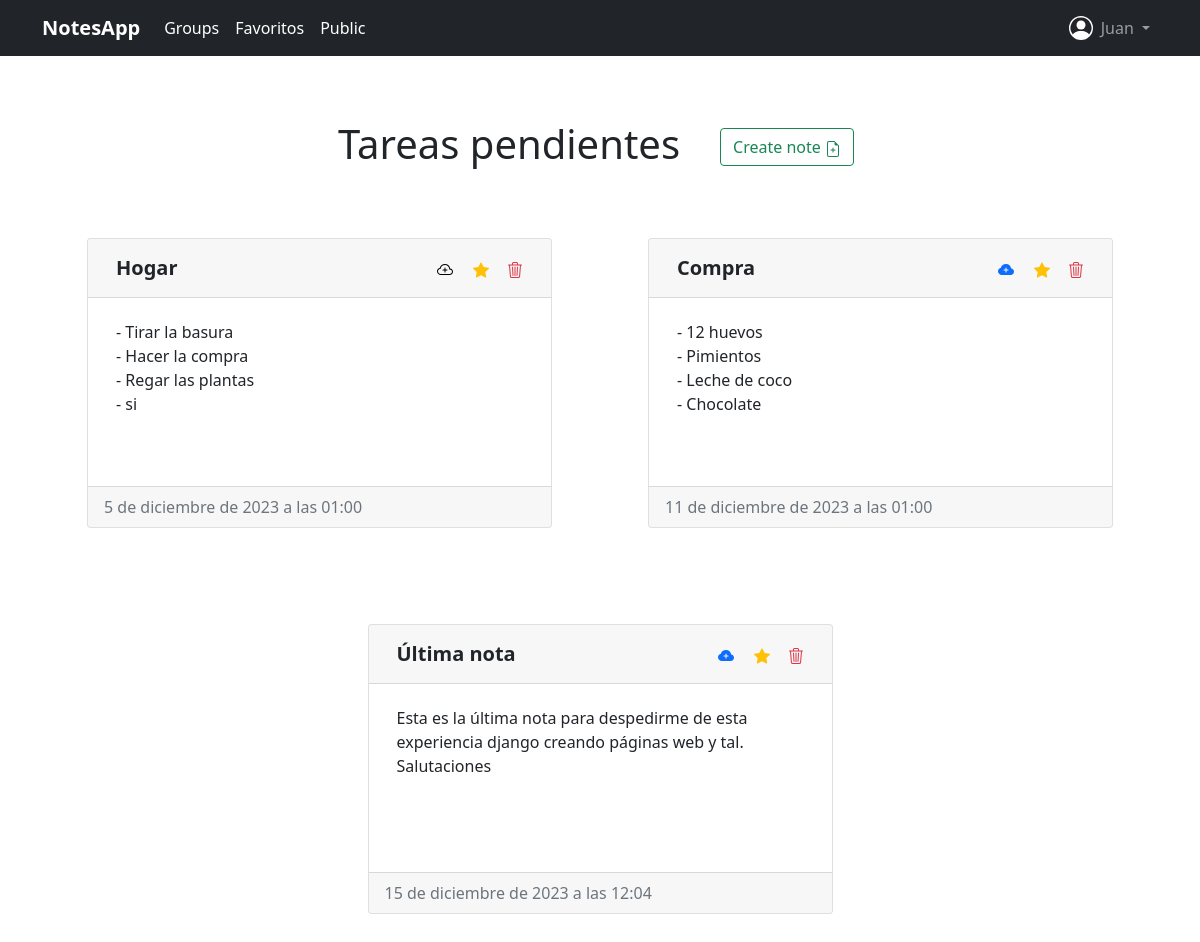
The page /myapp/group/15 (signed in) on the database its author committed.
### myapp/models.py (models this page shows, shortened)
class NotesGroup(models.Model):
    title = models.CharField(null=False, max_length=50)
    description = models.TextField()
    user = models.ForeignKey(User, on_delete=models.CASCADE, null=True)

class Note(models.Model):
    title = models.CharField(null=False, max_length=50)
    date = models.DateTimeField(default=datetime.now())
    content = models.TextField()
    notes_group = models.ForeignKey(NotesGroup, on_delete=models.CASCADE)
    favourite = models.BooleanField(default=False)
    public = models.BooleanField(default=False)

### myapp/views.py (the view)
# urls.py: path('group/<int:group_id>', notes, name='notes'),
@login_required
@require_GET
def notes(request, group_id):
    notesGroup = get_list_or_404(NotesGroup, id=group_id)[0]
    notes = Note.objects.filter(notes_group_id=group_id)
    return render(request, 'notes.html', {
        'notes_group': notesGroup,
        'notes_list': notes
    })

### myapp/templates/notes.html (shortened to what this page needs)
{% extends 'base.html' %}
{% block content %}
<div class="container-fluid">
    <header class="d-flex flex-wrap justify-content-center">
        <h1 class="text-center m-3">{{ notes_group.title }}</h1>
        <form action='/myapp/notes/{{ notes_group.id }}/create' method="post">
            <button type="submit" class="btn btn-outline-success m-4">
                Create note
                <i>
                </i>
            </button>
        </form>
    </header>
    <div class="d-flex flex-wrap justify-content-center">
        {% for note in notes_list %}
                <div class="card m-5">
                    <div class="card-header d-flex space-between flex-wrap">
                        <form id="form-update-title-{{ note.id }}" action='/myapp/notes/{{ note.id }}/update/title' method="post">
                            <input type="text" class="form-control fs-5 fw-bold" style="border: 0px; background-color: transparent;" name="title"  value="{{ note.title }}"  onchange="document.getElementById('form-update-title-{{ note.id }}').submit()">
                        </form>
                        <form action='/myapp/notes/{{ note.id }}/update/public' method="post">
                            <button type="submit" class="mt-2 me-2" style="border: 0px;background-color: transparent;">
                                <i>
                                </i>
                            </button>
                        </form>
                        <form action='/myapp/notes/{{ note.id }}/update/favourite' method="post">
                            <button type="submit" class="mt-2" style="border: 0px;background-color: transparent;">
                                <i>
                                </i>
                            </button>
                        </form>
                        <button type="button" class="btn btn-outline-danger border-0" data-bs-toggle="modal" data-bs-target="#delete_note_modal{{ note.id }}">
                        </button>
                    </div>
                    <div class="card-body">
                        <form id="form-update-descr-{{ note.id }}" action='/myapp/notes/{{ note.id }}/update/content' method="post">
                            <textarea class="form-control" style="resize: none; border: 0px;" onchange="document.getElementById('form-update-descr-{{ note.id }}').submit()" name="content" cols="auto" rows="6">{{ note.content }}</textarea>
                        </form>
                    </div>
                    <div class="card-footer text-muted">{{ note.date }}</div>
                </div>
        {% endfor %}
    </div>
</div>
{% endblock %}

### myapp/templates/base.html (shortened to what this page needs)
{% load static %}
<!DOCTYPE html>
<html lang="en">
<head>
    <link rel="stylesheet" href={% static 'css/bootstrap.min.css' %}>
</head>
<body>
    <div class="mb-5">
        <nav class="navbar navbar-expand-lg bg-dark navbar-dark">
            <div class="container">
                <a class="navbar-brand fw-bold bs-body-light" href={% url 'home' %}>NotesApp</a>
                <div class="collapse navbar-collapse" id="navbarSupportedContent">
                    <ul class="navbar-nav me-auto mb-2 mb-lg-0">
                        {% if not user.is_authenticated %}
                            <li class="nav-item">
                                <a class="nav-link active" aria-current="page" href={% url 'login' %}>Login</a>
                            </li>
                            <li class="nav-item">
                                <a class="nav-link active" aria-current="page" href={% url 'register' %}>Register</a>
                            </li>
                        {% else %}
                            <li class="nav-item">
                                <a class="nav-link active" aria-current="page" href={% url 'notes_groups' %}>Groups</a>
                            </li>
                            <li class="nav-item">
                                <a class="nav-link active" aria-current="page" href={% url 'favourite_notes' user.id %}>Favoritos</a>
                            </li>
                            <li class="nav-item">
                                <a class="nav-link active" aria-current="page" href={% url 'public_notes' %}>Public</a>
                            </li>
                        {% endif %}
                    </ul>
                </div>
                {% if user.is_authenticated %}
                    <div class="collapse navbar-collapse">
                        <ul class="navbar-nav ms-auto mb-lg-0">
                            <li class="nav-item">
                                <i>
                                </i>
                            </li>
                            <li class="nav-item dropdown">
                                <a class="nav-link dropdown-toggle {% if user.is_staff %}text-danger{% endif %}" href="#" id="navbarDropdownMenuLink" role="button" data-bs-toggle="dropdown" aria-expanded="false">
                                    {{ user }}
                                </a>
                            </li>
                        </ul>
                    </div>
                {% endif %}
            </div>
        </nav>
    </div>
    {% block content %}
    {% endblock %}
</body>
</html>

### rows shown on the page
NotesGroup: title "Tareas pendientes"
Note: title "Hogar", public False (drawn), favourite True (drawn), content "- Tirar la basura - Hacer la compra - Regar las plantas - si", date "5 de diciembre de 2023 a las 01:00"
Note: title "Compra", public True (drawn), favourite True (drawn), content "- 12 huevos - Pimientos - Leche de coco - Chocolate", date "11 de diciembre de 2023 a las 01:00"
Note: title "Última nota", public True (drawn), favourite True (drawn), content "Esta es la última nota para despedirme de esta experiencia django creando páginas web y tal. Salutaciones", date "15 de diciembre de 2023 a las 12:04"

### other values the page prints
{{ user }} "Juan"
